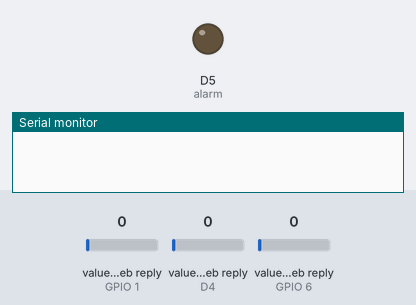
This sketch was run on a simulated ESP8266 (NodeMCU). On the bench: output pins drawn as LEDs (lit = HIGH), the last lines printed to the serial monitor. Inputs (shaded band) come from the test bench; at power-on: value in the web reply (sensors on GPIO 1, D4, GPIO 6) 0. WiFi joins after 1.5 s; servers stay silent unless stated; web services answer with replies made up by the test bench.

Above: at 0.1 s.
At 1.0 s:
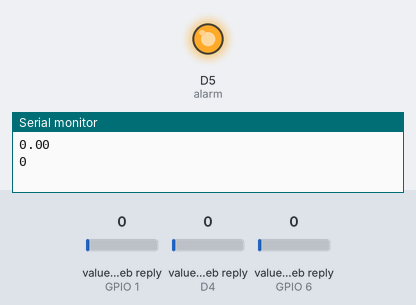
Timing chart, 0 to 2.5 s (numbered marks = the images above):
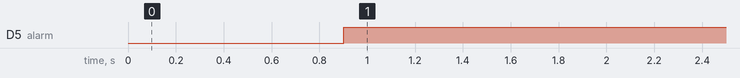

Measured:
- by itself, D5 (alarm): LOW → HIGH at 0.90 s

The sketch:

alarm.ino
```cpp
// (licence header left out)
#include "ThingSpeak.h"


// ***********************************************************************************************************
// This example selects the correct library to use based on the board selected under the Tools menu in the IDE.
// Yun, Ethernet shield, WiFi101 shield, esp8266, ESP32 and MKR1000 are all supported.
// With Yun, the default is that you're using the Ethernet connection.
// If you're using a wi-fi 101 or ethernet shield (http://www.arduino.cc/en/Main/ArduinoWiFiShield), uncomment the corresponding line below
// ***********************************************************************************************************
//#define USE_WIFI101_SHIELD
//#define USE_ETHERNET_SHIELD

#if !defined(USE_WIFI101_SHIELD) && !defined(USE_ETHERNET_SHIELD) && !defined(ARDUINO_SAMD_MKR1000) && !defined(ARDUINO_AVR_YUN) && !defined(ARDUINO_ARCH_ESP8266) && !defined(ARDUINO_ARCH_ESP32)
#error "Uncomment the #define for either USE_WIFI101_SHIELD or USE_ETHERNET_SHIELD"
#endif

#if defined(ARDUINO_AVR_YUN)
#include "YunClient.h"
YunClient client;
#else
#if defined(USE_WIFI101_SHIELD) || defined(ARDUINO_SAMD_MKR1000) || defined(ARDUINO_ARCH_ESP8266) || defined(ARDUINO_ARCH_ESP32)
// Use WiFi
#ifdef ARDUINO_ARCH_ESP8266
#include <ESP8266WiFi.h>
#elif defined(ARDUINO_ARCH_ESP32)
#include <WiFi.h>
#else
#include <SPI.h>
#include <WiFi101.h>
#endif
char ssid[] = "Orevas";    //  your network SSID (name)
char pass[] = "0721253062";   // your network password
int status = WL_IDLE_STATUS;
WiFiClient  client;
#elif defined(USE_ETHERNET_SHIELD)
// Use wired ethernet shield
#include <SPI.h>
#include <Ethernet.h>
byte mac[] = { 0xDE, 0xAD, 0xBE, 0xEF, 0xFE, 0xED};
EthernetClient client;
#endif
#endif


/*
  *****************************************************************************************
  **** Visit https://www.thingspeak.com to sign up for a free account and create
  **** a channel.  The video tutorial http://community.thingspeak.com/tutorials/thingspeak-channels/
  **** has more information. You need to change this to your channel, and your read API key
  **** IF YOU SHARE YOUR CODE WITH OTHERS, MAKE SURE YOU REMOVE YOUR READ API KEY!!
  *****************************************************************************************

  This is the ThingSpeak channel used in the write examples (31461).  It is private, and requires a
  read API key to access it.  We'll read from the first field.
*/
#define alarm D5
unsigned long myChannelNumber = 422551;
unsigned long myChannelNumber2 = 538429;

const char * myReadAPIKey = "S259TULEZEFWDQYM";
const char * myReadAPIKey2 = "TG1XSZQLF22SZ3SK";
 // pin alarm
void setup() {
  pinMode(alarm, OUTPUT);
  Serial.begin(9600);
#ifdef ARDUINO_AVR_YUN
  Bridge.begin();
  digitalWrite(alarm,HIGH);
#else
#if defined(ARDUINO_ARCH_ESP8266) || defined(USE_WIFI101_SHIELD) || defined(ARDUINO_SAMD_MKR1000) || defined(ARDUINO_ARCH_ESP32)
  WiFi.begin(ssid, pass);
#else
  Ethernet.begin(mac);
#endif
#endif

  ThingSpeak.begin(client);
}

void loop() {
  // Read the latest value from field 1 of channel 31461
  float gelombang_tsunami = ThingSpeak.readFloatField(myChannelNumber, 6, myReadAPIKey);
  int mode_system = ThingSpeak.readIntField(myChannelNumber2, 1, myReadAPIKey2);
  float skalaMMI=ThingSpeak.readIntField(myChannelNumber, 2, myReadAPIKey);
  if (mode_system == 1 && (skalaMMI > 3 || gelombang_tsunami > 3))
  {
  //   digitalWrite(alarm, HIGH);
//  delay(200);
      digitalWrite(alarm, LOW);
      Serial.println(gelombang_tsunami);
      Serial.println(mode_system);
      Serial.println(skalaMMI);
      Serial.println("Tsunami has been detected");
      delay(100);
     // digitalWrite(alarm, HIGH);


  }
  else
  { digitalWrite(alarm, HIGH);
     Serial.println(gelombang_tsunami);
      Serial.println(mode_system);
  }
 // delay(300);
}
```
